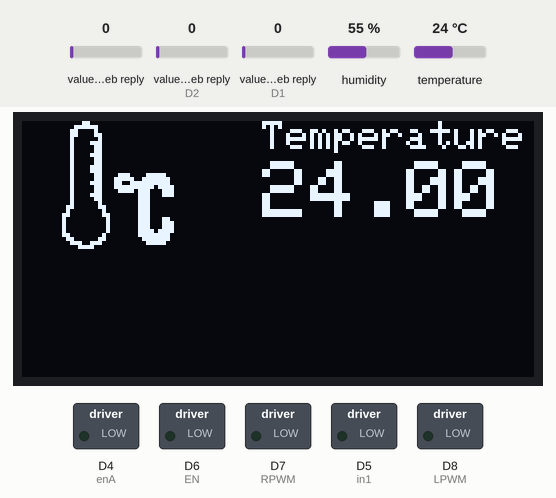
This sketch was run on a simulated ESP8266 (NodeMCU). On the bench: 128×64 one-colour display, switched loads named in the sketch (green lamp = pin HIGH). Inputs (shaded band) come from the test bench; at power-on: temperature 24 °C, value in the web reply 0, value in the web reply (sensors on D2, D1) 0, humidity 55 %. WiFi joins after 1.5 s; servers stay silent unless stated; web services answer with replies made up by the test bench; what the sketch prints to the serial monitor is not drawn.

Above: at 10.0 s.
10.1 s: temperature set to 12 °C
At 17.2 s:
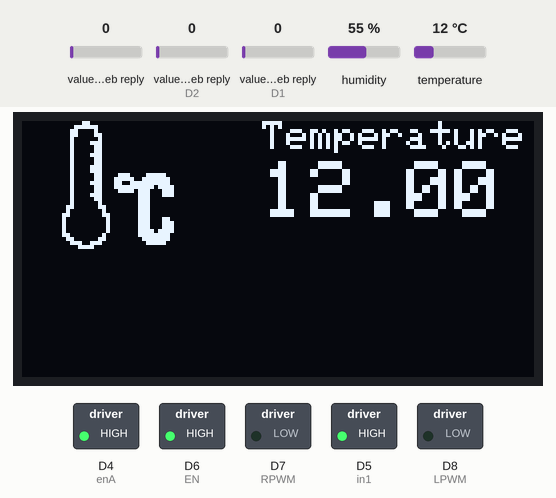
17.5 s: value in the web reply (sensor 0) set to 25
At 21.7 s:
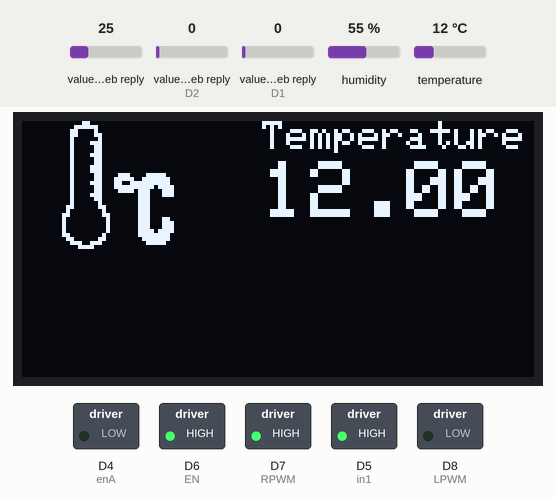
22.9 s: temperature set to 19 °C
At 34.6 s:
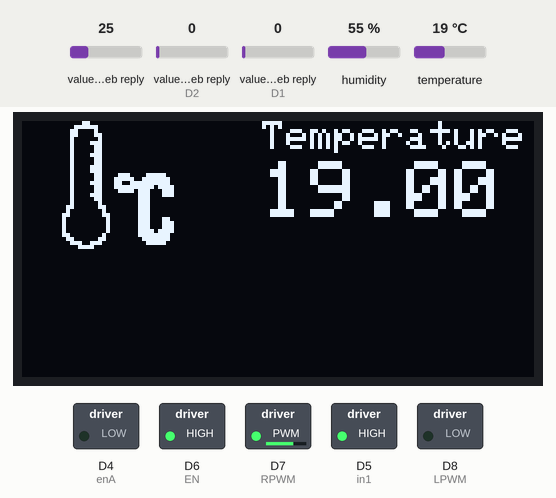
35.1 s: temperature set to 28 °C
At 41.9 s:
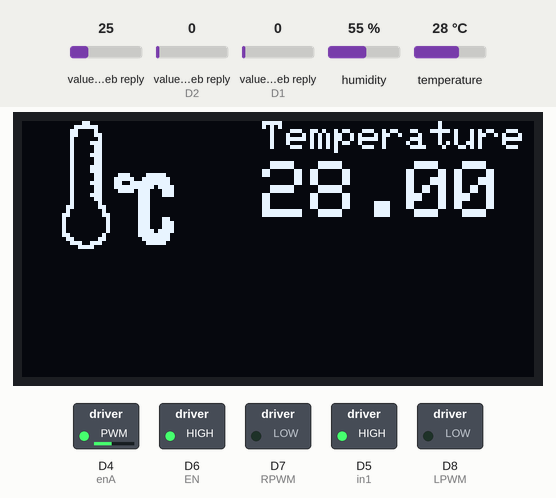
43.0 s: temperature set to 33 °C
At 52.8 s:
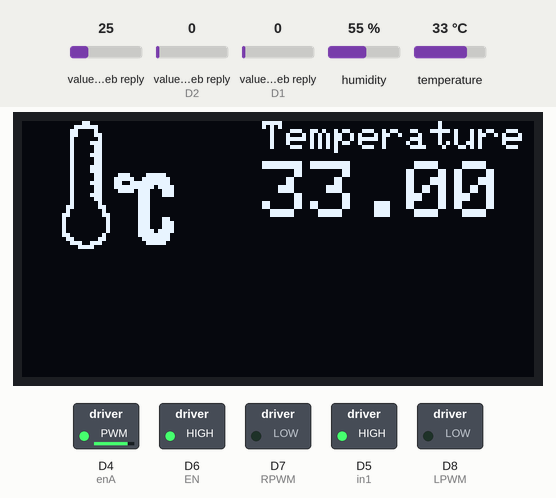
53.9 s: value in the web reply (sensor 0) set to 50
At 60.3 s:
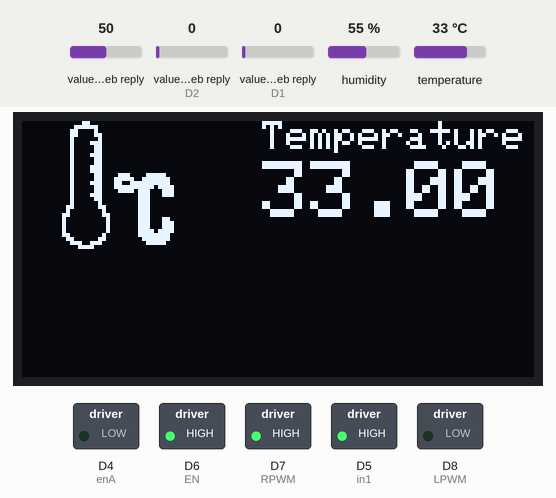
Timing chart, 0 to 61.5 s (numbered marks = the images above; inputs shaded):
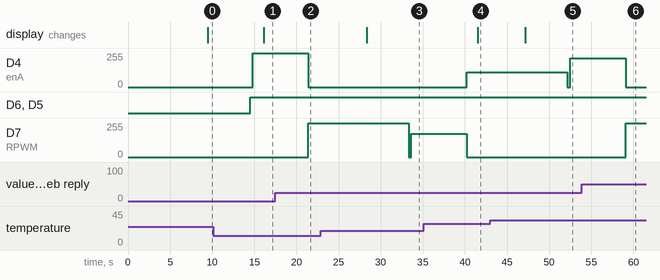

The sketch:

master_PID.ino
```cpp
#include <ThingSpeak.h>

unsigned long ChannelNumber = 1980820;
const char * myCounterReadAPIKey = "GLBIT0M9ZVO73BFS";
const char *writeAPI = "IB9LSPTDJ1TYC3CF";

// Deklarasi Blynk
#define BLYNK_TEMPLATE_ID "TMPLft0CmVLg"
#define BLYNK_DEVICE_NAME "Challage sistem monitoring suhu dan kelembaban"
#define BLYNK_AUTH_TOKEN "M-cU4pvxF6PLnOdkcjEqErYWYHDbrRki"

#include <ESP8266WiFi.h>
#define BLYNK_PRINT Serial
#include <BlynkSimpleEsp8266.h>
#include <SimpleTimer.h>
WiFiClient  client;

String thingSpeakAddress = "api.thingspeak.com";
String writeAPIKey;
String tsfield1Name;
String request_string;

// Timer variables
unsigned long lastTime = 0;
unsigned long timerDelay = 30000;

SimpleTimer timer;

char auth[] = "M-cU4pvxF6PLnOdkcjEqErYWYHDbrRki"; // masukkan kode autentikasi disini
char ssid[] = "Hilman Wifi"; //nama wifi
char pass[] = "12345abcde"; //password

// ESP8266 connection to L298N Fan Test
int enA = D4; // PWM for Motor A
int in1 = D5;  // Control Rotation of Motor A

//ESP8266 BTS7960 Heater Test
int RPWM = D7;
int LPWM = D8;
// timer 0
int EN = D6;

#include <Wire.h>
#include <Adafruit_GFX.h>
#include <Adafruit_SSD1306.h>
#include "DHT.h"


#define SCREEN_WIDTH 128 // OLED display width, in pixels
#define SCREEN_HEIGHT 64 // OLED display height, in pixels

#define OLED_RESET -1
#define SCREEN_ADDRESS 0x3C ///< See datasheet for Address; 0x3D for 128x64, 0x3C for 128x32
Adafruit_SSD1306 display(SCREEN_WIDTH, SCREEN_HEIGHT, &Wire, OLED_RESET);

// 'Blog_Parrot-Neonate-Care_Temp', 128x64px
const unsigned char myBitmap [] PROGMEM = {
  0x00, 0x01, 0x80, 0x00, 0x00, 0x00, 0x00, 0x00, 0x00, 0x00, 0x00, 0x00, 0x00, 0x00, 0x00, 0x00,
  0x00, 0x07, 0xe0, 0x00, 0x00, 0x00, 0x00, 0x00, 0x00, 0x00, 0x00, 0x00, 0x00, 0x00, 0x00, 0x00,
  0x00, 0x0c, 0x20, 0x00, 0x00, 0x00, 0x00, 0x00, 0x00, 0x00, 0x00, 0x00, 0x00, 0x00, 0x00, 0x00,
  0x00, 0x0c, 0x30, 0x00, 0x00, 0x00, 0x00, 0x00, 0x00, 0x00, 0x00, 0x00, 0x00, 0x00, 0x00, 0x00,
  0x00, 0x08, 0x10, 0x00, 0x00, 0x00, 0x00, 0x00, 0x00, 0x00, 0x00, 0x00, 0x00, 0x00, 0x00, 0x00,
  0x00, 0x08, 0x70, 0x00, 0x00, 0x00, 0x00, 0x00, 0x00, 0x00, 0x00, 0x00, 0x00, 0x00, 0x00, 0x00,
  0x00, 0x08, 0x30, 0x00, 0x00, 0x00, 0x00, 0x00, 0x00, 0x00, 0x00, 0x00, 0x00, 0x00, 0x00, 0x00,
  0x00, 0x08, 0x30, 0x00, 0x00, 0x00, 0x00, 0x00, 0x00, 0x00, 0x00, 0x00, 0x00, 0x00, 0x00, 0x00,
  0x00, 0x08, 0x70, 0x00, 0x00, 0x00, 0x00, 0x00, 0x00, 0x00, 0x00, 0x00, 0x00, 0x00, 0x00, 0x00,
  0x00, 0x08, 0x30, 0x00, 0x00, 0x00, 0x00, 0x00, 0x00, 0x00, 0x00, 0x00, 0x00, 0x00, 0x00, 0x00,
  0x00, 0x08, 0x30, 0x00, 0x00, 0x00, 0x00, 0x00, 0x00, 0x00, 0x00, 0x00, 0x00, 0x00, 0x00, 0x00,
  0x00, 0x08, 0x70, 0x00, 0x00, 0x00, 0x00, 0x00, 0x00, 0x00, 0x00, 0x00, 0x00, 0x00, 0x00, 0x00,
  0x00, 0x08, 0x70, 0x00, 0x00, 0x00, 0x00, 0x00, 0x00, 0x00, 0x00, 0x00, 0x00, 0x00, 0x00, 0x00,
  0x00, 0x08, 0x30, 0xe1, 0xf0, 0x00, 0x00, 0x00, 0x00, 0x00, 0x00, 0x00, 0x00, 0x00, 0x00, 0x00,
  0x00, 0x08, 0x31, 0xf3, 0xf8, 0x00, 0x00, 0x00, 0x00, 0x00, 0x00, 0x00, 0x00, 0x00, 0x00, 0x00,
  0x00, 0x08, 0x71, 0x9f, 0xf8, 0x00, 0x00, 0x00, 0x00, 0x00, 0x00, 0x00, 0x00, 0x00, 0x00, 0x00,
  0x00, 0x08, 0x31, 0xff, 0xbc, 0x00, 0x00, 0x00, 0x00, 0x00, 0x00, 0x00, 0x00, 0x00, 0x00, 0x00,
  0x00, 0x08, 0x30, 0xf7, 0x1c, 0x00, 0x00, 0x00, 0x00, 0x00, 0x00, 0x00, 0x00, 0x00, 0x00, 0x00,
  0x00, 0x08, 0x70, 0x07, 0x1c, 0x00, 0x00, 0x00, 0x00, 0x00, 0x00, 0x00, 0x00, 0x00, 0x00, 0x00,
  0x00, 0x08, 0x30, 0x07, 0x00, 0x00, 0x00, 0x00, 0x00, 0x00, 0x00, 0x00, 0x00, 0x00, 0x00, 0x00,
  0x00, 0x08, 0x10, 0x07, 0x00, 0x00, 0x00, 0x00, 0x00, 0x00, 0x00, 0x00, 0x00, 0x00, 0x00, 0x00,
  0x00, 0x18, 0x18, 0x07, 0x00, 0x00, 0x00, 0x00, 0x00, 0x00, 0x00, 0x00, 0x00, 0x00, 0x00, 0x00,
  0x00, 0x10, 0x08, 0x07, 0x00, 0x00, 0x00, 0x00, 0x00, 0x00, 0x00, 0x00, 0x00, 0x00, 0x00, 0x00,
  0x00, 0x30, 0x0c, 0x07, 0x00, 0x00, 0x00, 0x00, 0x00, 0x00, 0x00, 0x00, 0x00, 0x00, 0x00, 0x00,
  0x00, 0x20, 0x04, 0x07, 0x18, 0x00, 0x00, 0x00, 0x00, 0x00, 0x00, 0x00, 0x00, 0x00, 0x00, 0x00,
  0x00, 0x20, 0x04, 0x07, 0x1c, 0x00, 0x00, 0x00, 0x00, 0x00, 0x00, 0x00, 0x00, 0x00, 0x00, 0x00,
  0x00, 0x20, 0x04, 0x07, 0x1c, 0x00, 0x00, 0x00, 0x00, 0x00, 0x00, 0x00, 0x00, 0x00, 0x00, 0x00,
  0x00, 0x20, 0x04, 0x07, 0xbc, 0x00, 0x00, 0x00, 0x00, 0x00, 0x00, 0x00, 0x00, 0x00, 0x00, 0x00,
  0x00, 0x30, 0x08, 0x07, 0xf8, 0x00, 0x00, 0x00, 0x00, 0x00, 0x00, 0x00, 0x00, 0x00, 0x00, 0x00,
  0x00, 0x18, 0x18, 0x03, 0xf8, 0x00, 0x00, 0x00, 0x00, 0x00, 0x00, 0x00, 0x00, 0x00, 0x00, 0x00,
  0x00, 0x0e, 0x70, 0x01, 0xf0, 0x00, 0x00, 0x00, 0x00, 0x00, 0x00, 0x00, 0x00, 0x00, 0x00, 0x00,
  0x00, 0x03, 0xc0, 0x00, 0x00, 0x00, 0x00, 0x00, 0x00, 0x00, 0x00, 0x00, 0x00, 0x00, 0x00, 0x00,
  0x00, 0x00, 0x00, 0x00, 0x00, 0x00, 0x00, 0x00, 0x00, 0x00, 0x00, 0x00, 0x00, 0x00, 0x00, 0x00,
  0x00, 0x00, 0x00, 0x00, 0x00, 0x00, 0x00, 0x00, 0x00, 0x00, 0x00, 0x00, 0x00, 0x00, 0x00, 0x00,
  0xff, 0xff, 0xff, 0xff, 0xff, 0xfe, 0x00, 0x00, 0x00, 0x00, 0x00, 0x00, 0x00, 0x00, 0x00, 0x00,
  0xff, 0xff, 0xff, 0xff, 0xff, 0xfe, 0x00, 0x00, 0x00, 0x00, 0x00, 0x00, 0x00, 0x00, 0x00, 0x00,
  0x00, 0x00, 0x00, 0x00, 0x00, 0x00, 0x00, 0x00, 0x00, 0x00, 0x00, 0x00, 0x00, 0x00, 0x00, 0x00,
  0x00, 0x00, 0x00, 0x01, 0x00, 0x00, 0x00, 0x00, 0x00, 0x00, 0x00, 0x00, 0x00, 0x00, 0x00, 0x00,
  0x00, 0x00, 0x00, 0x03, 0x00, 0x00, 0x00, 0x00, 0x00, 0x00, 0x00, 0x00, 0x00, 0x00, 0x00, 0x00,
  0x00, 0x00, 0x00, 0x07, 0x80, 0x00, 0x00, 0x00, 0x00, 0x00, 0x00, 0x00, 0x00, 0x00, 0x00, 0x00,
  0x00, 0x00, 0x00, 0x07, 0x80, 0x00, 0x00, 0x00, 0x00, 0x00, 0x00, 0x00, 0x00, 0x00, 0x00, 0x00,
  0x00, 0x00, 0x00, 0x0f, 0xc0, 0x00, 0x00, 0x00, 0x00, 0x00, 0x00, 0x00, 0x00, 0x00, 0x00, 0x00,
  0x00, 0x00, 0x00, 0x0f, 0xc0, 0x00, 0x00, 0x00, 0x00, 0x00, 0x00, 0x00, 0x00, 0x00, 0x00, 0x00,
  0x00, 0x00, 0x00, 0x1f, 0xe0, 0x00, 0x00, 0x00, 0x00, 0x00, 0x00, 0x00, 0x00, 0x00, 0x00, 0x00,
  0x00, 0x30, 0x00, 0x1f, 0xe0, 0x00, 0x00, 0x00, 0x00, 0x00, 0x00, 0x00, 0x00, 0x00, 0x00, 0x00,
  0x00, 0x7c, 0x70, 0x3f, 0xf0, 0x00, 0x00, 0x00, 0x00, 0x00, 0x00, 0x00, 0x00, 0x00, 0x00, 0x00,
  0x00, 0xfc, 0x70, 0x3f, 0xf0, 0x00, 0x00, 0x00, 0x00, 0x00, 0x00, 0x00, 0x00, 0x00, 0x00, 0x00,
  0x00, 0xfc, 0xe0, 0x3f, 0xf0, 0x00, 0x00, 0x00, 0x00, 0x00, 0x00, 0x00, 0x00, 0x00, 0x00, 0x00,
  0x00, 0xfc, 0xe0, 0x3f, 0xf0, 0x00, 0x00, 0x00, 0x00, 0x00, 0x00, 0x00, 0x00, 0x00, 0x00, 0x00,
  0x00, 0xfd, 0xe0, 0x3f, 0xf2, 0x00, 0x00, 0x00, 0x00, 0x00, 0x00, 0x00, 0x00, 0x00, 0x00, 0x00,
  0x00, 0xfd, 0xc0, 0x1f, 0xf7, 0x00, 0x00, 0x00, 0x00, 0x00, 0x00, 0x00, 0x00, 0x00, 0x00, 0x00,
  0x00, 0xff, 0xfc, 0x1f, 0xef, 0x00, 0x00, 0x00, 0x00, 0x00, 0x00, 0x00, 0x00, 0x00, 0x00, 0x00,
  0x00, 0xff, 0xfe, 0x07, 0x8f, 0x80, 0x00, 0x00, 0x00, 0x00, 0x00, 0x00, 0x00, 0x00, 0x00, 0x00,
  0x00, 0xff, 0xfe, 0x00, 0x0f, 0x80, 0x00, 0x00, 0x00, 0x00, 0x00, 0x00, 0x00, 0x00, 0x00, 0x00,
  0x00, 0xff, 0xfe, 0x00, 0x1f, 0xc0, 0x00, 0x00, 0x00, 0x00, 0x00, 0x00, 0x00, 0x00, 0x00, 0x00,
  0x00, 0x7f, 0xfe, 0x00, 0x3f, 0xc0, 0x00, 0x00, 0x00, 0x00, 0x00, 0x00, 0x00, 0x00, 0x00, 0x00,
  0x00, 0x3f, 0xfe, 0x00, 0x3f, 0xe0, 0x00, 0x00, 0x00, 0x00, 0x00, 0x00, 0x00, 0x00, 0x00, 0x00,
  0x00, 0x0e, 0xfe, 0x00, 0x7f, 0xe0, 0x00, 0x00, 0x00, 0x00, 0x00, 0x00, 0x00, 0x00, 0x00, 0x00,
  0x00, 0x0e, 0xfe, 0x00, 0x7f, 0xf0, 0x00, 0x00, 0x00, 0x00, 0x00, 0x00, 0x00, 0x00, 0x00, 0x00,
  0x00, 0x1e, 0xfe, 0x00, 0x7f, 0xf0, 0x00, 0x00, 0x00, 0x00, 0x00, 0x00, 0x00, 0x00, 0x00, 0x00,
  0x00, 0x1c, 0xfe, 0x00, 0x7f, 0xf0, 0x00, 0x00, 0x00, 0x00, 0x00, 0x00, 0x00, 0x00, 0x00, 0x00,
  0x00, 0x1c, 0x7c, 0x00, 0x7f, 0xe0, 0x00, 0x00, 0x00, 0x00, 0x00, 0x00, 0x00, 0x00, 0x00, 0x00,
  0x00, 0x18, 0x3c, 0x00, 0x3f, 0xe0, 0x00, 0x00, 0x00, 0x00, 0x00, 0x00, 0x00, 0x00, 0x00, 0x00,
  0x00, 0x00, 0x00, 0x00, 0x1f, 0x80, 0x00, 0x00, 0x00, 0x00, 0x00, 0x00, 0x00, 0x00, 0x00, 0x00
};

//#include "DHT.h"

#define DHTPIN D3
#define DHTTYPE DHT22
DHT dht(DHTPIN, DHTTYPE);

float Kp = 1;
float Ki = 0.1;
float Kd = 0.5;
float Error, dError, sum_Error;
float sp = 25;

void setup() {
  // put your setup code here, to run once:
  Serial.begin(115200);
  pinMode(enA, OUTPUT);
  pinMode(in1, OUTPUT);
  pinMode(RPWM, OUTPUT);
  pinMode(LPWM, OUTPUT);
  pinMode(EN, OUTPUT);

  digitalWrite(RPWM, LOW);
  digitalWrite(LPWM, LOW);
  digitalWrite(EN, LOW);

  dht.begin();
  //Memastikan OLED dapat berjalan atau tidak
  if (!display.begin(SSD1306_SWITCHCAPVCC, SCREEN_ADDRESS))
  {
    Serial.println(F("SSD1306 allocation failed"));
    for (;;); // Don't proceed, loop forever
  }
  display.clearDisplay();
  display.setTextSize(2);
  display.setTextColor(WHITE);
  display.setCursor(35, 0);
  display.print("MCSR");
  display.setTextSize(2);
  display.setCursor(20, 20);
  display.setTextColor(WHITE);
  display.println("Kelompok");
  display.setTextSize(2);
  display.setCursor(20, 40);
  display.setTextColor(WHITE);
  display.print("Blynk B"); //menampilkan karakter "Innovate Every Day" pada OLED
  display.display();

  Blynk.begin(auth, ssid, pass);
  WiFi.disconnect();
  WiFi.begin(ssid, pass);
  internet();

  Serial.println("");
  Serial.println("WiFi connected");
  Serial.println("IP address: ");
  Serial.println(WiFi.localIP());
  timer.setInterval (2000, pid);
  delay(2000);
}


void loop() {
  // put your main code here, to run repeatedly:
  kondisiOutput ();
  Blynk.run();
  timer.run();
}

void kondisiOutput () {
  int A = ThingSpeak.readLongField(ChannelNumber , 4, myCounterReadAPIKey);
  int B = ThingSpeak.readLongField(ChannelNumber , 5, myCounterReadAPIKey);
  float t = dht.readTemperature();
  oled(t);
  if (A == 1) {
    digitalWrite( in1 , HIGH);
    analogWrite(enA, 255);
  }

  if (A == 0) {
    digitalWrite( in1 , HIGH);
    analogWrite(enA, 0);
  }

  if (B == 1) {
    analogWrite(RPWM, 255);
    analogWrite(LPWM, 0);
    digitalWrite(EN, HIGH);
  }

  if (B == 0) {
    analogWrite(RPWM, 0);
    analogWrite(LPWM, 0);
    digitalWrite(EN, HIGH);
  }

  if ( B == 0 && A == 0) {
    pid ();
  }
}

void kirim_thingspeak(float Suhu, float Fan, float Heater) {
  if (client.connect("api.thingspeak.com", 80)) {
    request_string = "/update?";
    request_string += "key=";
    request_string += "IB9LSPTDJ1TYC3CF";
    request_string += "&";
    request_string += "field1";
    request_string += "=";
    request_string += Suhu;
    request_string += "&";
    request_string += "field2";
    request_string += "=";
    request_string += Fan;
    request_string += "&";
    request_string += "field3";
    request_string += "=";
    request_string += Heater;


    Serial.println(String("GET ") + request_string + " HTTP/1.1\r\n" +
                   "Host: " + thingSpeakAddress + "\r\n" +
                   "Connection: close\r\n\r\n");

    client.print(String("GET ") + request_string + " HTTP/1.1\r\n" +
                 "Host: " + thingSpeakAddress + "\r\n" +
                 "Connection: close\r\n\r\n");
    unsigned long timeout = millis();
    while (client.available() == 0) {
      if (millis() - timeout > 5000) {
        Serial.println(">>> Client Timeout !");
        client.stop();
        return;
      }
    }

    while (client.available()) {
      String line = client.readStringUntil('\r');
      Serial.print(line);
    }

    Serial.println();
    Serial.println("closing connection");

  }
}

void internet()
{
  if (WiFi.status() != WL_CONNECTED)
  {
    while (WiFi.status() != WL_CONNECTED)
    {
      WiFi.begin(ssid, pass);
      delay(5000);
    }
  }
}

void pid ()
{
  int heater, fan;
  float t  = dht.readTemperature();
  sp = ThingSpeak.readLongField(ChannelNumber , 8, myCounterReadAPIKey);

  dError = Error;
  Error = t - sp;
  sum_Error += Error;

  float P = Kp * Error;
  float I = Ki * sum_Error;
  float D = (Kd / 100) * (Error - dError);

  float power = P + I + D;

  if (sp > t) {
    heater = map(Error, -10, 0, 255, 50);
    fan = 0;
  }
  else if (sp < t) {
    heater = 0;
    fan = map (Error, 0, 10, 50, 255);
  }
  digitalWrite( in1 , HIGH);
  analogWrite(enA, fan);

  analogWrite(RPWM, heater);
  analogWrite(LPWM, 0);
  digitalWrite(EN, HIGH);

  int speedFan = map(fan, 50, 255, 0, 100);
  int speedHeater = map(heater, 50, 255, 0, 100);

  kirim_thingspeak(t, speedFan, speedHeater);

  Blynk.virtualWrite(V0, t);
  Blynk.virtualWrite(V10, speedFan);
  Blynk.virtualWrite(V9, speedHeater);

  Serial.println (dError);
  Serial.print("  ");
  Serial.print (Error);
  Serial.print("  ");
  Serial.print (sum_Error);
  Serial.print("  ");
  Serial.print (sp);
  Serial.print("  ");
  Serial.print (t);
  Serial.print("  ");
  Serial.print (power);
  Serial.print("  ");
  Serial.print (fan);
  Serial.print("  ");
  Serial.print (heater);
  Serial.print("  ");
  oled(t);
}
void oled (float t) {
  display.clearDisplay();
  // display temperature
  display.setTextSize(1);
  display.setCursor(60, 0);
  display.print("Temperature ");
  display.setTextSize(2);
  display.setCursor(60, 10);
  display.print(t);
  display.drawBitmap(0, 0, myBitmap, 128, 32, WHITE);
  display.display();
  delay(5000);
}
```

Measured:
- after the input at 10.1 s, the display: changes after 6.0 s (image 1)
- after the input at 17.5 s, D4 (enA): 255/255 → 0/255 after 3.9 s; D7 (RPWM): 0/255 → 255/255 after 3.9 s
- after the input at 22.9 s, the display: changes after 5.4 s (image 3)
- after the input at 35.1 s, D4 (enA): 0/255 → 112/255 after 5.1 s; D7 (RPWM): 173/255 → 0/255 after 5.1 s; the display: changes after 6.4 s (image 4)
- after the input at 43.0 s, the display: changes after 4.2 s (image 5)
- after the input at 53.9 s, D4 (enA): 214/255 → 0/255 after 5.2 s; D7 (RPWM): 0/255 → 255/255 after 5.2 s
